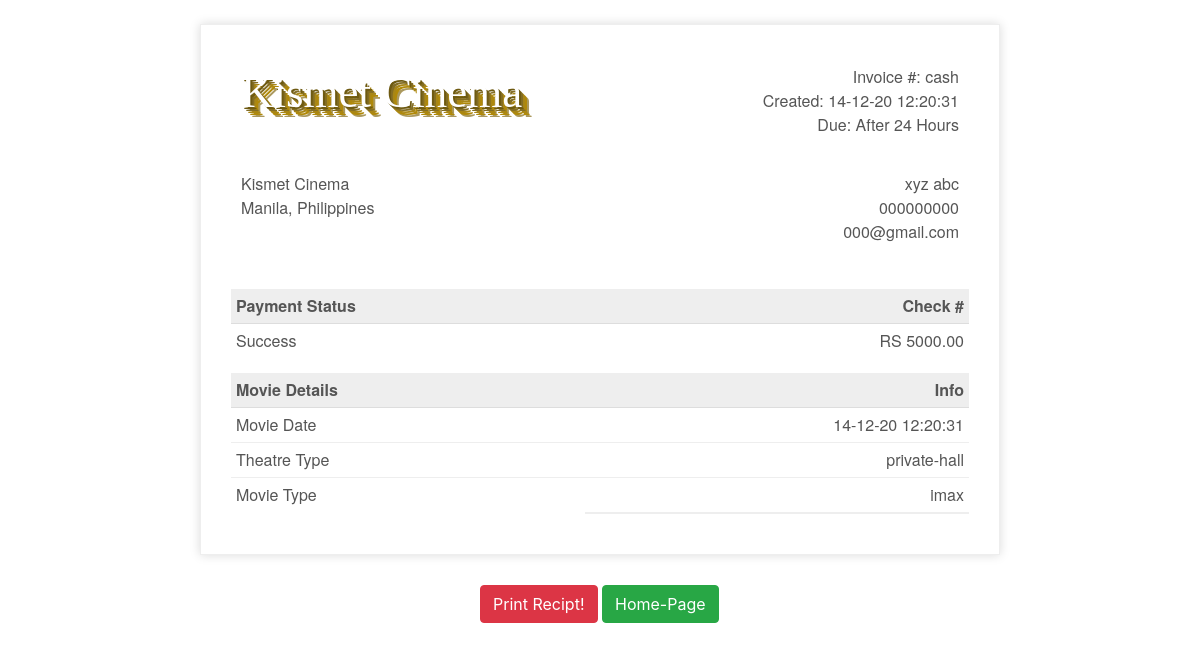
/reciept.php?id=cash, run on the app's committed database.
### tables this page shows
CREATE TABLE `bookingtable` (
  `bookingID` int(11) NOT NULL,
  `movieID` int(11) DEFAULT NULL,
  `bookingTheatre` varchar(100) NOT NULL,
  `bookingType` varchar(100) DEFAULT NULL,
  `bookingDate` varchar(50) NOT NULL,
  `bookingTime` varchar(50) NOT NULL,
  `bookingFName` varchar(100) NOT NULL,
  `bookingLName` varchar(100) DEFAULT NULL,
  `bookingPNumber` varchar(12) NOT NULL,
  `bookingEmail` varchar(255) NOT NULL,
  `amount` varchar(255) NOT NULL,
  `ORDERID` varchar(255) NOT NULL,
  `DATE-TIME` datetime NOT NULL DEFAULT current_timestamp()
);

### reciept.php (the view, shortened to what this page needs)
<!doctype html>
<html lang="en">
<head>
	<link rel="stylesheet" href="https://stackpath.bootstrapcdn.com/bootstrap/4.4.1/css/bootstrap.min.css">
</head>
<body>
		<?php
		include "connection.php";
		$qry = "select * from bookingtable where ORDERID = '" . $_GET['id'] . "'";
		$result = mysqli_query($con, $qry);
		while ($row = mysqli_fetch_assoc($result)) {
			$bookingFName = $row['bookingFName'];
			$bookingLName = $row['bookingLName'];
			$mobile = $row['bookingPNumber'];
			$email = $row['bookingEmail'];
			$date = $row['bookingDate'];
			$theatre = $row['bookingTheatre'];
			$type = $row['bookingType'];
			$amount = $row['amount'];
			$ORDERID = $row['ORDERID'];
			$date = $row['DATE-TIME'];
		}
		?>
	<br>
	<div class="invoice-box">
		<table cellpadding="0" cellspacing="0">
			<tr class="top">
				<td colspan="2">
					<table>
						<tr>
							<td class="title">
								<div class="footer-brand">
									<h1 class="footer-heading">Kismet Cinema</h1>
								</div>
							</td>
							<td>
								Invoice #: <?php echo $ORDERID; ?><br>
								Created: <?php date_default_timezone_set('Asia/Manila');
											echo $date = DATE("d-m-y h:i:s", strtotime($date));  ?><br>
								Due: <?php echo "After 24 Hours"; ?>
							</td>
						</tr>
					</table>
				</td>
			</tr>
			<tr class="information">
				<td colspan="2">
					<table>
						<tr>
							<td>
								Kismet Cinema<br>
								Manila, Philippines
							</td>
							<td>
								<?php echo $bookingFName . ' ' . $bookingLName; ?><br>
								<?php echo $mobile; ?><br>
								<?php echo $email; ?>
							</td>
						</tr>
					</table>
				</td>
			</tr>
			<tr class="heading">
				<td>
					Payment Status
				</td>
				<td>
					Check #
				</td>
			</tr>
			<tr class="details">
				<td>
					Success
				</td>
				<td>
					<?php echo 'RS ' . $amount; ?>
				</td>
			</tr>
			<tr class="heading">
				<td>
					Movie Details
				</td>
				<td>
					Info
				</td>
			</tr>
			<tr class="item">
				<td>
					Movie Date
				</td>
				<td>
					<?php echo $date; ?>
				</td>
			</tr>
			<tr class="item">
				<td>
					Theatre Type
				</td>
				<td>
					<?php echo $theatre; ?> </td>
			</tr>
			<tr class="item last">
				<td>
					Movie Type
				</td>
				<td>
					<?php echo $type; ?>
				</td>
			</tr>
			<tr class="total">
				<td></td>
				<td>
				</td>
			</tr>
		</table>
	</div>
	<div style="max-width: 300px; margin:auto; padding: 30px;">
		<input type="button" class="btn btn-danger" onClick="window.print()" value="Print Recipt!" />
		<a type="button" class="btn btn-success" href='http://localhost/kismet_cinema_php/index.php'>Home-Page</a>
	</div>
</body>
</html>

### reciept.php (style rules this page uses)
.invoice-box { max-width: 800px; margin: auto; padding: 30px; border: 1px solid #eee; box-shadow: 0 0 10px rgba(0, 0, 0, .15); font-size: 16px; line-height: 24px; font-family: 'Helvetica Neue', 'Helvetica', Helvetica, Arial, sans-serif; color: #555; }
.invoice-box table { width: 100%; line-height: inherit; text-align: left; }
.invoice-box table td { padding: 5px; vertical-align: top; }
.invoice-box table tr td:nth-child(2) { text-align: right; }
.invoice-box table tr.top table td { padding-bottom: 20px; }
.invoice-box table tr.top table td.title { font-size: 45px; line-height: 45px; color: #333; }
.invoice-box table tr.information table td { padding-bottom: 40px; }
.invoice-box table tr.heading td { background: #eee; border-bottom: 1px solid #ddd; font-weight: bold; }
.invoice-box table tr.details td { padding-bottom: 20px; }
.invoice-box table tr.item td { border-bottom: 1px solid #eee; }
.invoice-box table tr.item.last td { border-bottom: none; }
.invoice-box table tr.total td:nth-child(2) { border-top: 2px solid #eee; font-weight: bold; }
.footer-brand { overflow: hidden; }
.footer-brand:before { content: ""; display: block; position: relative; background: #aa964c; box-shadow: 0px 8px 0px rgba(0, 0, 0, 0.1); }
.footer-brand .footer-heading { position: relative; padding: 0; margin: 0; color: #fff; font-size: 1em; font-family: "Lobster", cursive; text-shadow: 2px 2px 0px #6e5a11, 4px 4px 0px #836d24, 6px 6px 0px #a88616, 8px 8px 0px #b08909, 10px 10px 0px #ab995e; }

### data on the page
bookingtable: ORDERID "cash", value "14-12-20 12:20:31", bookingFName "xyz", bookingLName "abc", bookingPNumber "000000000", bookingEmail "000@gmail.com", amount "5000.00", bookingTheatre "private-hall", bookingType "imax"
